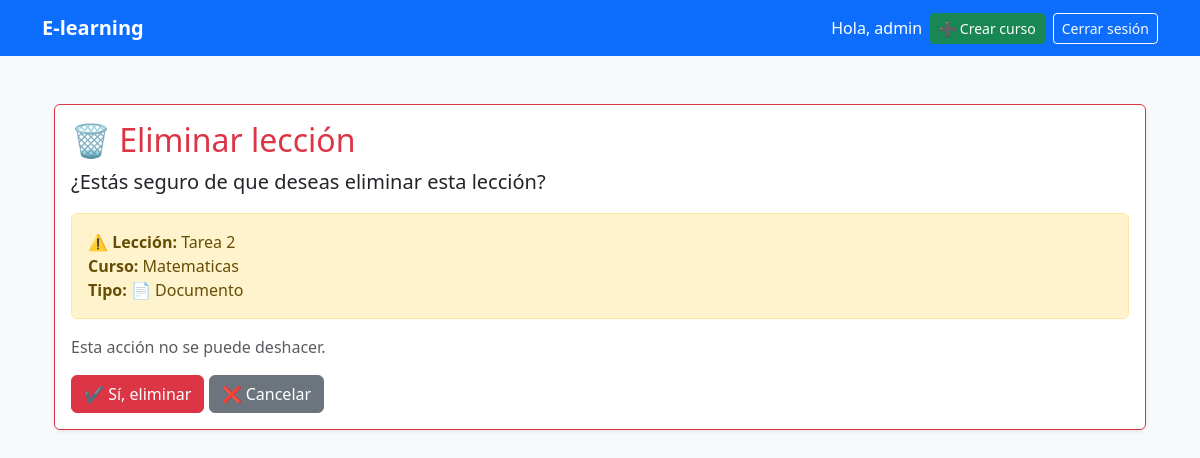
/leccion/2/eliminar/ (signed in), run on the app's committed database.
### accounts/models.py (models this page shows, shortened)
class User(AbstractUser):
    ROLES = (
        ('student', 'Estudiante'),
        ('teacher', 'Instructor'),
        ('admin', 'Administrador'),
    )
    role = models.CharField(max_length=20, choices=ROLES, default='student')

### courses/models.py (models this page shows, shortened)
class Leccion(models.Model):
    TIPOS = (
        ('video', '📹 Video'),
        ('documento', '📄 Documento'),
        ('texto', '📝 Texto/Artículo'),
    )
    curso = models.ForeignKey(Curso, on_delete=models.CASCADE, related_name='lecciones')
    titulo = models.CharField(max_length=200)
    descripcion = models.TextField(blank=True)
    tipo = models.CharField(max_length=20, choices=TIPOS, default='texto')
    orden = models.PositiveIntegerField(default=0)
    video_url = models.URLField(blank=True, null=True, help_text="URL de YouTube o Vimeo")
    documento = models.FileField(upload_to='lecciones/documentos/', blank=True, null=True)
    contenido_texto = models.TextField(blank=True, help_text="Contenido HTML permitido")
    fecha_creacion = models.DateTimeField(auto_now_add=True)
    class Meta:
        verbose_name = 'Lección'
        verbose_name_plural = 'Lecciones'
        ordering = ['orden', 'fecha_creacion']

class Curso(models.Model):
    titulo = models.CharField(max_length=100)
    descripcion = models.TextField()
    instructor = models.CharField(max_length=100)
    fecha_creacion = models.DateField(auto_now_add=True)
    imagen = models.ImageField(upload_to='cursos/', blank=True, null=True)
    class Meta:
        verbose_name = 'Curso'
        verbose_name_plural = 'Cursos'

### courses/views.py (the view)
# urls.py: path('leccion/<int:leccion_id>/eliminar/', eliminar_leccion, name='eliminar_leccion'),
@login_required
def eliminar_leccion(request, leccion_id):
    leccion = get_object_or_404(Leccion, id=leccion_id)
    curso = leccion.curso
    if request.user.role not in ['teacher', 'admin']:
        messages.error(request, 'No tienes permiso para eliminar lecciones')
        return redirect('detalle_curso', course_id=curso.id)
    if request.method == "POST":
        titulo = leccion.titulo
        leccion.delete()
        messages.success(request, f'Lección "{titulo}" eliminada')
        return redirect('detalle_curso', course_id=curso.id)
    return render(request, 'courses/eliminar_leccion.html', {
        'leccion': leccion,
        'curso': curso
    })

### courses/templates/courses/eliminar_leccion.html (shortened to what this page needs)
{% extends "base.html" %}
{% block content %}
<div class="container py-4">
    <div class="card shadow-sm border-danger">
        <div class="card-body">
            <h2 class="text-danger">🗑️ Eliminar lección</h2>
            <p class="lead">¿Estás seguro de que deseas eliminar esta lección?</p>
            <div class="alert alert-warning">
                <strong>⚠️ Lección:</strong> {{ leccion.titulo }}<br>
                <strong>Curso:</strong> {{ curso.titulo }}<br>
                <strong>Tipo:</strong> {{ leccion.get_tipo_display }}
            </div>
            <p class="text-muted">Esta acción no se puede deshacer.</p>
            <form method="POST">
                <button class="btn btn-danger" type="submit">✔️ Sí, eliminar</button>
                <a href="{% url 'detalle_curso' curso.id %}" class="btn btn-secondary">❌ Cancelar</a>
            </form>
        </div>
    </div>
</div>
{% endblock %}

### templates/base.html (shortened to what this page needs)
{% load static %}
<!DOCTYPE html>
<html lang="es">
<head>
  <link href="https://cdn.jsdelivr.net/npm/bootstrap@5.3.3/dist/css/bootstrap.min.css" rel="stylesheet">
</head>
<body class="bg-light">
  <nav class="navbar navbar-expand-lg navbar-dark bg-primary">
    <div class="container">
      <a class="navbar-brand fw-bold" href="/">E-learning</a>
      <div class="collapse navbar-collapse" id="menu">
        <ul class="navbar-nav ms-auto align-items-center">
          {% if request.user.is_authenticated %}
            <li class="nav-item me-2">
              <span class="navbar-text text-white">Hola, {{ request.user.username }}</span>
            </li>
            {% if request.user.role == 'teacher' or request.user.role == 'admin' %}
              <li class="nav-item me-2">
                <a href="{% url 'crear_curso' %}" class="btn btn-success btn-sm">➕ Crear curso</a>
              </li>
            {% endif %}
            <li class="nav-item">
              <a class="btn btn-outline-light btn-sm" href="{% url 'logout' %}">Cerrar sesión</a>
            </li>
          {% endif %}
        </ul>
      </div>
    </div>
  </nav>
  <main class="container py-4">
    {% block content %}
    {% endblock %}
  </main>
</body>
</html>

### data on the page
User: user.username "admin"
Leccion: titulo "Tarea 2", tipo "📄 Documento"
Curso: titulo "Matematicas"
